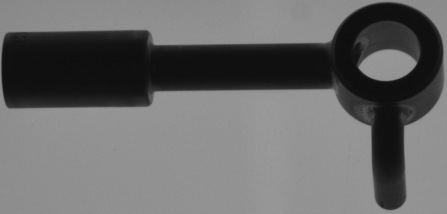
#> input picture data/sample_for_template.bmp, 447 x 214 px, given in place of sample-2-4.bmp, which was not available
$ python test.py
#> lines starting #> are read from the running program, lines starting #| are printed output that depends on the picture; after the words box and inside, x2 and y2 are one past the last pixel; in counts of white or black regions, pixels touching at a corner belong together; pictures that were not available may be replaced by others from this repository, and a replacement may not be noted
import cv2
import numpy as np
import imutils as imu

def generate_pyramid(image, levels):
    pyramid = [image]
    for i in range(levels):
        # Giảm kích thước ảnh theo tỷ lệ 0.5
        smaller_image = cv2.resize(image, (0, 0), fx=0.9, fy=0.9)
        pyramid.append(smaller_image)
        image = smaller_image
    return pyramid


# doc anh va template
sr0 = cv2.imread("data/sample-2-4.bmp")
#> sr0 is the input picture: shape (214, 447, 3); min 14, max 155, mean 105.1
img_src = cv2.cvtColor(sr0,cv2.COLOR_BGR2GRAY)
blurred = cv2.GaussianBlur(img_src, (3,3), 0)
edges_src = cv2.Canny(blurred, 100, 150)
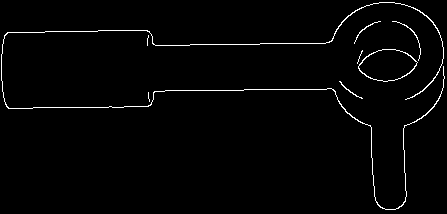
#> edges_src: shape (214, 447); 1.8% white in thin lines or dots

sr1= cv2.imread("data/sample-for-tets.bmp")
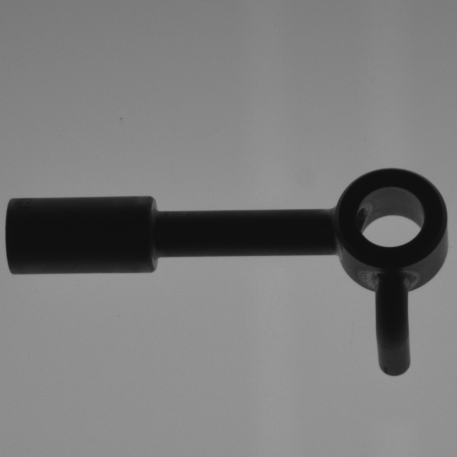
#> input picture data/sample-for-tets.bmp, 457 x 457 px
#> sr1 is the input picture: shape (457, 457, 3); min 14, max 155, mean 122
edges_template = cv2.cvtColor(sr1,cv2.COLOR_BGR2GRAY)
blurred = cv2.GaussianBlur(edges_template, (3,3), 0)
#> blurred: shape (457, 457)
edges_template = cv2.Canny(blurred, 100, 150)
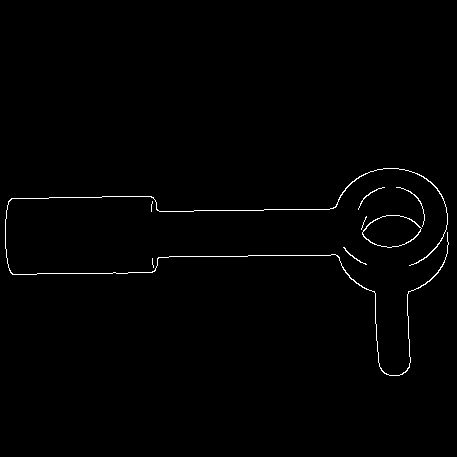
#> edges_template: shape (457, 457); 0.82% white in thin lines or dots, all inside (x1, y1, x2, y2) = (5, 168, 449, 376)
edges_template = cv2.resize(edges_template, (54, 54))
#> edges_template: shape (54, 54)
cv2.imshow("dectect",edges_template)

# list method co the dung khi matching template eval(cv2.TM_CCOEFF),eval(cv2.TM_CCORR_NORMED),eval(cv2.TM_CCORR),eval(cv2.TM_SQDIFF),cv2.TM_SQDIFF_NORMED
method = eval("cv2.TM_CCOEFF_NORMED")
h, w = edges_template.shape[::]# căn chỉnh lại so với góc quay
#> h = 54; w = 54
threshold = 0.0
topleft = [0,0]
res_copy = np.zeros_like(edges_src)
best_angel = 0
edges_src_best = np.zeros_like(edges_src)


max_val_pyramid = 0
pyramid = generate_pyramid(edges_src, levels=10)
#> after the loop in generate_pyramid, `for i in range(levels):`:
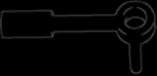
#> image: shape (76, 157); min 0, max 72, mean 4.4
#> after the loop in generate_pyramid, `for i in range(levels):`: pyramid = 11 items
#> pyramid = 11 items
for level, img in enumerate(pyramid):
    print(img.shape[::])
    if img.shape[0] >= edges_template.shape[0] and img.shape[1] >= edges_template.shape[1]:
        match = cv2.matchTemplate(img,edges_template, method)
        _, maxval, _, maxloc = cv2.minMaxLoc(match)
        print(maxval)
        if (maxval > max_val_pyramid):
            max_val_pyramid = maxval
            max_level = level
            edges_src_best = pyramid[max_level]
#> this loop made 11 passes
#> (maxval, maxloc, max_val_pyramid, max_level) on passes 1, 3: (0.178, (103, 6), 0.178, 0), (0.208, (71, 2), 0.208, 2)
#> (maxval, maxloc) on passes 2, 4, 5, 6, 7, 8: (0.169, (55, 73)), (0.202, (208, 42)), (0.194, (183, 35)), (0.182, (150, 29)), (0.18, (131, 24)), (0.146, (16, 27))
#> (printed output is left out)
#> pass 1, `match = cv2.matchTemplate(img,edges_template, method)`:
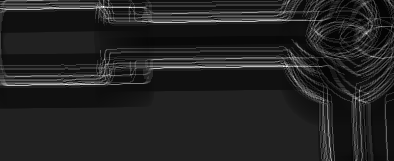
#> match: shape (161, 394) float32; min -0.0271, max 0.178, mean 0.000715; drawn with min black and max white
#> pass 3, `match = cv2.matchTemplate(img,edges_template, method)`:
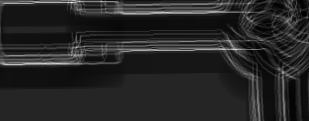
#> match: shape (121, 309) float32; min -0.0357, max 0.208, mean 0.00127; drawn with min black and max white
#> after the loop:
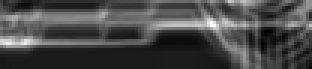
#> match: shape (23, 104) float32 (shown 3 times larger); min -0.0432, max 0.125, mean 0.0052; drawn with min black and max white
#> after the loop, max_level = 2; max_val_pyramid = 0.208
cv2.imshow("src fir template",edges_src_best)

# [24 lines of commented-out code are left out]

cv2.waitKey(0)
cv2. destroyAllWindows
